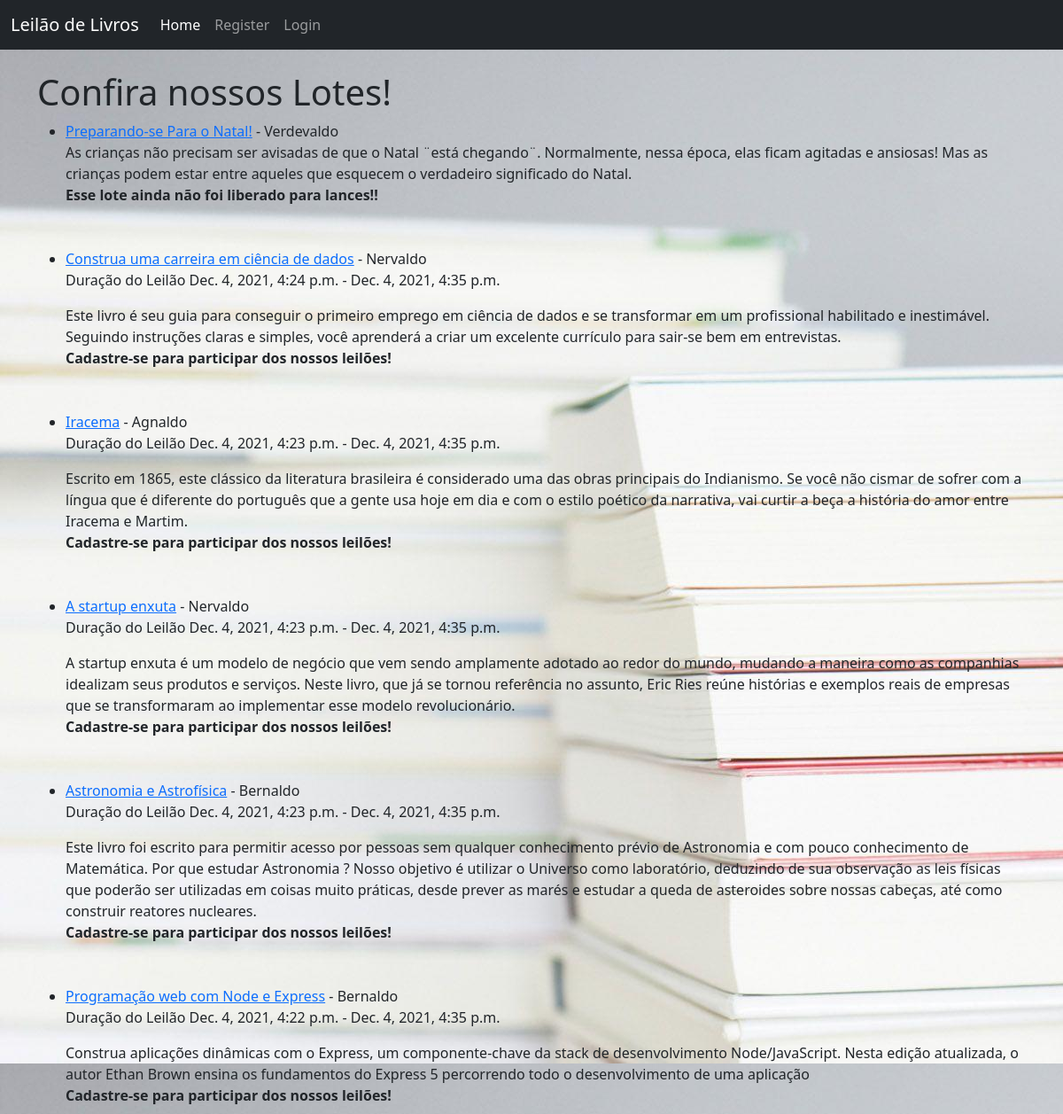
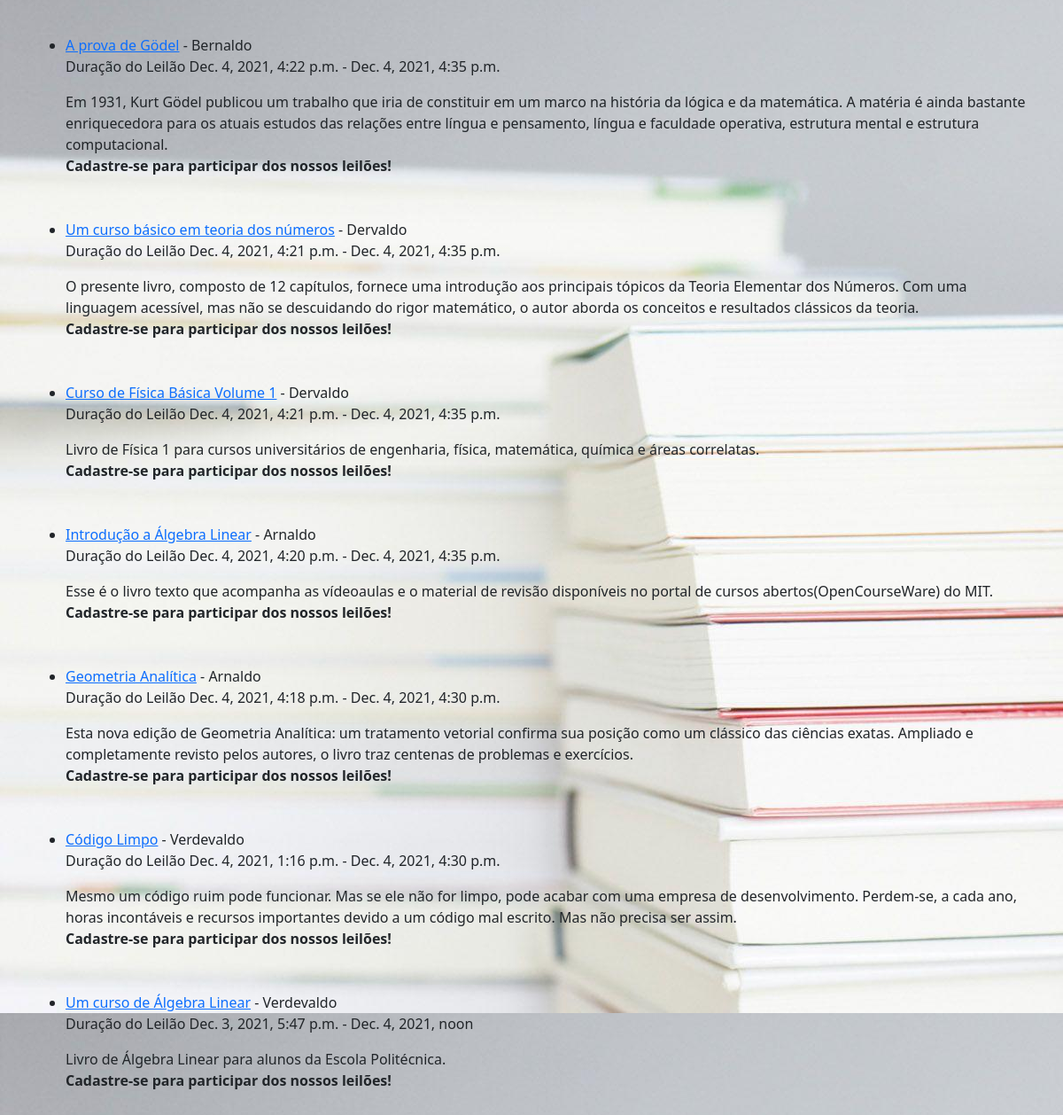
The page / on the database its author committed (2 pictures, top to bottom).
### app/models.py (models this page shows, shortened)
class Lote(models.Model):
    cliente_vendedor = models.ForeignKey(User, on_delete=models.CASCADE)
    nome = models.CharField(max_length=200)
    descricao = models.TextField()
    estado_conservacao = models.TextField(
        choices=[('VELHO', 'VELHO'),
                 ('SEMINOVO', 'SEMINOVO'),
                 ('NOVO', 'NOVO')],
        default='VELHO',
    )
    autor = models.CharField(max_length=200, default="Autor")
    editora = models.CharField(max_length=200, default="Editora")
    numero_de_paginas = models.DecimalField(max_digits=5, decimal_places=0, default=0)
    valor_minimo_lance = models.DecimalField(max_digits=11, decimal_places=2, default=0)
    valor_minimo_incremento_por_lance = models.DecimalField(max_digits=11, decimal_places=2, default=0.01)
    valor_reserva = models.DecimalField(max_digits=11, decimal_places=2)
    data_inicio = models.DateTimeField()
    data_final = models.DateTimeField(null = True)
    valor_lance_mais_alto = models.DecimalField(max_digits=11, decimal_places=2, default=0)
    cliente_comprador_lance_mais_alto = models.ForeignKey(User, on_delete=models.SET_NULL, null=True, related_name='cliente_vendedor')
    taxa_comissao = models.DecimalField(max_digits=11, decimal_places=2, default=0)
    numero_de_lances = models.DecimalField(max_digits=11, decimal_places=0, default=0)
    liberado_para_lances = models.BooleanField(default=False)
    leilao_finalizado = models.BooleanField(default=False)
    lote_foi_vendido = models.BooleanField(default=False)

### app/views.py (the view)
# urls.py: 2. Add a URL to urlpatterns:  path('', Home.as_view(), name='home')
class Home(ListView):
    model = models.Lote
    template_name = 'home.html'
    ordering = ['-data_inicio']

### app/templates/home.html (shortened to what this page needs)
{% extends 'base.html' %}
{% block content %}
<h1> Confira nossos Lotes! </h1>
<ul>
{% for lote in object_list %}
    <li> <a href="{% url 'lote_detail' lote.pk %}">{{ lote.nome }}</a> - {{ lote.cliente_vendedor.username }}<br/>
    {% if lote.liberado_para_lances == True %}
        <p> Duração do Leilão {{ lote.data_inicio }} - {{ lote.data_final }}</p>
    {% endif %}
    {{ lote.descricao }}<br/>
    {% if lote.liberado_para_lances == False %}
        <strong>Esse lote ainda não foi liberado para lances!!</strong>
    {% else %}
        {% if user.is_authenticated %}
            {% if user.first_name == "['cliente']" %}
                {% if lote.leilao_finalizado == False %}
                    <a href="{% url 'lote_lance' lote.pk %}">Realizar lance</a> <br/> <br/>
                {% endif %}
            {% endif %}
        {% else %}
            <strong>Cadastre-se para participar dos nossos leilões!</strong>
        {% endif %}
    {% endif %}
    </li> <br/><br/>
{% endfor %}
</ul>
{% endblock %}

### rows shown on the page
Lote: nome "Preparando-se Para o Natal!", cliente_vendedor.username "Verdevaldo", descricao "As crianças não precisam ser avisadas de que o Natal ¨está chegando¨. Normalmente, nessa época, elas ficam agitadas e ansiosas! Mas as crianças podem estar entre aqueles que esquecem o verdadeiro significado do Natal.", shows "Esse lote ainda não foi liberado para lances!!"
Lote: nome "Construa uma carreira em ciência de dados", cliente_vendedor.username "Nervaldo", data_inicio "Dec. 4, 2021, 4:24 p.m.", data_final "Dec. 4, 2021, 4:35 p.m.", descricao "Este livro é seu guia para conseguir o primeiro emprego em ciência de dados e se transformar em um profissional habilitado e inestimável. Seguindo instruções claras e simples, você aprenderá a criar um excelente currículo para sair-se bem em entrevistas.", shows "Cadastre-se para participar dos nossos leilões!"
Lote: nome "Iracema", cliente_vendedor.username "Agnaldo", data_inicio "Dec. 4, 2021, 4:23 p.m.", data_final "Dec. 4, 2021, 4:35 p.m.", descricao "Escrito em 1865, este clássico da literatura brasileira é considerado uma das obras principais do Indianismo. Se você não cismar de sofrer com a língua que é diferente do português que a gente usa hoje em dia e com o estilo poético da narrativa, vai curtir a beça a história do amor entre Iracema e Martim.", shows "Cadastre-se para participar dos nossos leilões!"
Lote: nome "A startup enxuta", cliente_vendedor.username "Nervaldo", data_inicio "Dec. 4, 2021, 4:23 p.m.", data_final "Dec. 4, 2021, 4:35 p.m.", descricao "A startup enxuta é um modelo de negócio que vem sendo amplamente adotado ao redor do mundo, mudando a maneira como as companhias idealizam seus produtos e serviços. Neste livro, que já se tornou referência no assunto, Eric Ries reúne histórias e exemplos reais de empresas que se transformaram ao implementar esse modelo revolucionário.", shows "Cadastre-se para participar dos nossos leilões!"
Lote: nome "Astronomia e Astrofísica", cliente_vendedor.username "Bernaldo", data_inicio "Dec. 4, 2021, 4:23 p.m.", data_final "Dec. 4, 2021, 4:35 p.m.", descricao "Este livro foi escrito para permitir acesso por pessoas sem qualquer conhecimento prévio de Astronomia e com pouco conhecimento de Matemática. Por que estudar Astronomia ? Nosso objetivo é utilizar o Universo como laboratório, deduzindo de sua observação as leis físicas que poderão ser utilizadas em coisas muito práticas, desde prever as marés e estudar a queda de asteroides sobre nossas cabeças, até como construir reatores nucleares.", shows "Cadastre-se para participar dos nossos leilões!"
Lote: nome "Programação web com Node e Express", cliente_vendedor.username "Bernaldo", data_inicio "Dec. 4, 2021, 4:22 p.m.", data_final "Dec. 4, 2021, 4:35 p.m.", descricao "Construa aplicações dinâmicas com o Express, um componente-chave da stack de desenvolvimento Node/JavaScript. Nesta edição atualizada, o autor Ethan Brown ensina os fundamentos do Express 5 percorrendo todo o desenvolvimento de uma aplicação", shows "Cadastre-se para participar dos nossos leilões!"
Lote: nome "A prova de Gödel", cliente_vendedor.username "Bernaldo", data_inicio "Dec. 4, 2021, 4:22 p.m.", data_final "Dec. 4, 2021, 4:35 p.m.", descricao "Em 1931, Kurt Gödel publicou um trabalho que iria de constituir em um marco na história da lógica e da matemática. A matéria é ainda bastante enriquecedora para os atuais estudos das relações entre língua e pensamento, língua e faculdade operativa, estrutura mental e estrutura computacional.", shows "Cadastre-se para participar dos nossos leilões!"
Lote: nome "Um curso básico em teoria dos números", cliente_vendedor.username "Dervaldo", data_inicio "Dec. 4, 2021, 4:21 p.m.", data_final "Dec. 4, 2021, 4:35 p.m.", descricao "O presente livro, composto de 12 capítulos, fornece uma introdução aos principais tópicos da Teoria Elementar dos Números. Com uma linguagem acessível, mas não se descuidando do rigor matemático, o autor aborda os conceitos e resultados clássicos da teoria.", shows "Cadastre-se para participar dos nossos leilões!"
Lote: nome "Curso de Física Básica Volume 1", cliente_vendedor.username "Dervaldo", data_inicio "Dec. 4, 2021, 4:21 p.m.", data_final "Dec. 4, 2021, 4:35 p.m.", descricao "Livro de Física 1 para cursos universitários de engenharia, física, matemática, química e áreas correlatas.", shows "Cadastre-se para participar dos nossos leilões!"
Lote: nome "Introdução a Álgebra Linear", cliente_vendedor.username "Arnaldo", data_inicio "Dec. 4, 2021, 4:20 p.m.", data_final "Dec. 4, 2021, 4:35 p.m.", descricao "Esse é o livro texto que acompanha as vídeoaulas e o material de revisão disponíveis no portal de cursos abertos(OpenCourseWare) do MIT.", shows "Cadastre-se para participar dos nossos leilões!"
Lote: nome "Geometria Analítica", cliente_vendedor.username "Arnaldo", data_inicio "Dec. 4, 2021, 4:18 p.m.", data_final "Dec. 4, 2021, 4:30 p.m.", descricao "Esta nova edição de Geometria Analítica: um tratamento vetorial confirma sua posição como um clássico das ciências exatas. Ampliado e completamente revisto pelos autores, o livro traz centenas de problemas e exercícios.", shows "Cadastre-se para participar dos nossos leilões!"
Lote: nome "Código Limpo", cliente_vendedor.username "Verdevaldo", data_inicio "Dec. 4, 2021, 1:16 p.m.", data_final "Dec. 4, 2021, 4:30 p.m.", descricao "Mesmo um código ruim pode funcionar. Mas se ele não for limpo, pode acabar com uma empresa de desenvolvimento. Perdem-se, a cada ano, horas incontáveis e recursos importantes devido a um código mal escrito. Mas não precisa ser assim.", shows "Cadastre-se para participar dos nossos leilões!"
Lote: nome "Um curso de Álgebra Linear", cliente_vendedor.username "Verdevaldo", data_inicio "Dec. 3, 2021, 5:47 p.m.", data_final "Dec. 4, 2021, noon", descricao "Livro de Álgebra Linear para alunos da Escola Politécnica.", shows "Cadastre-se para participar dos nossos leilões!"
